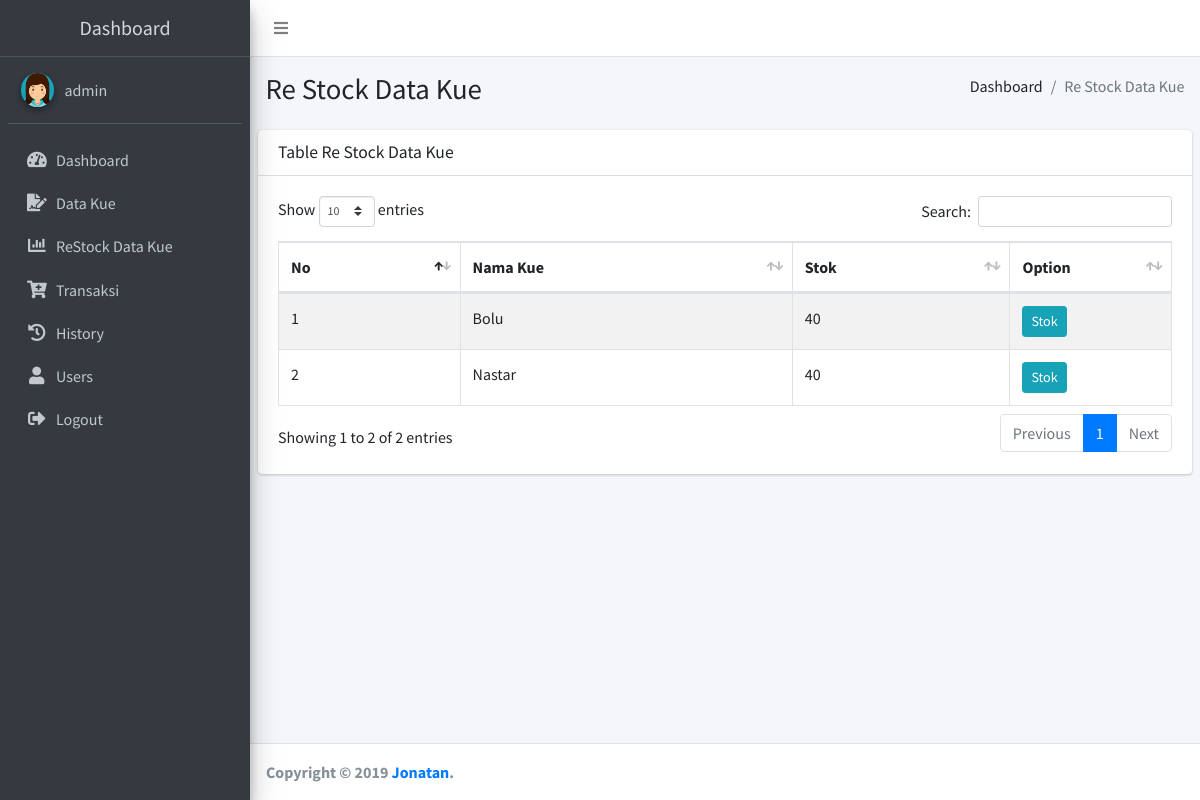
Page /admin/index.php?act=restok_data_kue (signed in) on the committed database.
### tables this page shows
CREATE TABLE `barang` (
  `id` int(11) NOT NULL,
  `nama` text NOT NULL,
  `jenis` text NOT NULL,
  `harga` int(11) NOT NULL,
  `jumlah` int(11) NOT NULL
);

### admin/restok_data_kue.php (the view, shortened to what this page needs)
<?php
    $result = $conn->query("SELECT * FROM barang");
?>
<div class="content-wrapper">
    <section class="content-header">
      <div class="container-fluid">
        <div class="row mb-2">
          <div class="col-sm-6">
            <h1>Re Stock Data Kue</h1>
          </div>
          <div class="col-sm-6">
            <ol class="breadcrumb float-sm-right">
              <li class="breadcrumb-item">Dashboard</li>
              <li class="breadcrumb-item active">Re Stock Data Kue</li>
            </ol>
          </div>
        </div>
      </div>
    </section>
    <section class="content">
      <div class="card">
        <div class="card-header">
          <h3 class="card-title">Table Re Stock Data Kue</h3>
        </div>
        <div class="card-body">
        <table id="tables" class="table table-bordered table-striped">
                <thead>
                <tr>
                  <th>No</th>
                  <th>Nama Kue</th>
                  <th>Stok</th>
                  <th width="18%">Option</th>
                </tr>
                </thead>
                <tbody>
                <?php
                    if($result->num_rows > 0){
                      $n = 1;
                      while($row = $result->fetch_assoc()){
                        echo "<tr>";
                        echo "<td>".$n."</td>";
                        echo "<td>".$row['nama']."</td>";
                        echo "<td>".$row['jumlah']."</td>";
                        echo "<td>
                                  <a href='index.php?act=restok_data_kue_ubah&id=$row[id]' class='btn btn-sm btn-info'>Stok</a>
                              </td>";
                        echo "</tr>"  ;
                        $n++;
                      }
                    }
                  ?>
                </tbody>
              </table>
        </div>
      </div>
    </section>
  </div>

### rows in the picture
barang: nama "Bolu", jumlah "40"
barang: nama "Nastar", jumlah "40"

### other values in the picture
$_SESSION['username'] "admin"
